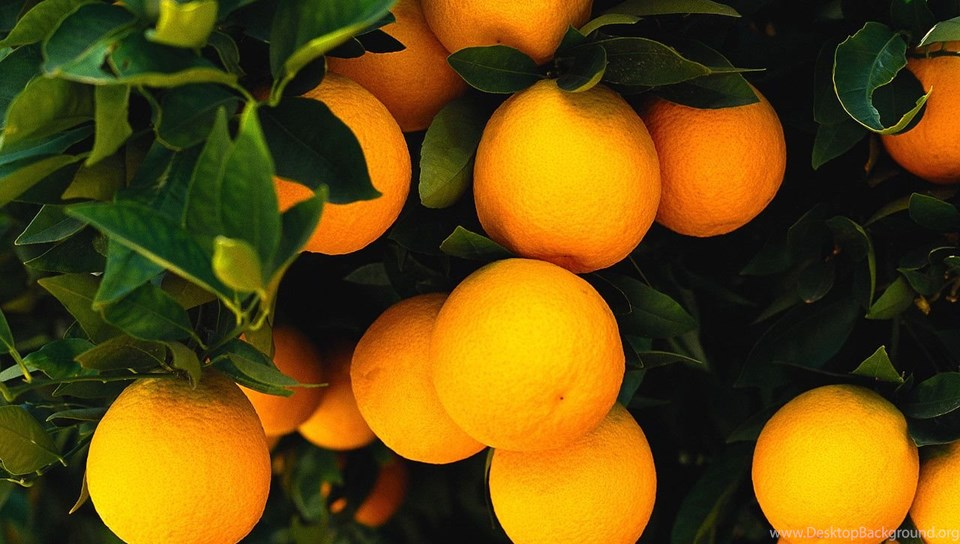
#> input picture image/orange.jpg, 960 x 544 px
$ jupyter execute praktikum-1.ipynb
#> lines starting #> are read from the running program, lines starting #| are printed output that depends on the picture; after the words box and inside, x2 and y2 are one past the last pixel; in counts of white or black regions, pixels touching at a corner belong together
### Import Library

[cell 1]
import cv2
from matplotlib import pyplot as plt

### Read image with Open Cv

[cell 2]
img = cv2.imread("image/orange.jpg")
#> img is the input picture: shape (544, 960, 3); mean B, G, R 12.9, 75.3, 102.5

### Show image

[cell 3]
cv2.imshow('Image',img)
cv2.waitKey(0)
cv2.destroyAllWindows()

### Image dimension

[cell 4]
print(img.shape)
#| (544, 960, 3)

### RGB to grayscale with opencv function

[cell 5]
gray = cv2.cvtColor(img, cv2.COLOR_BGR2GRAY)
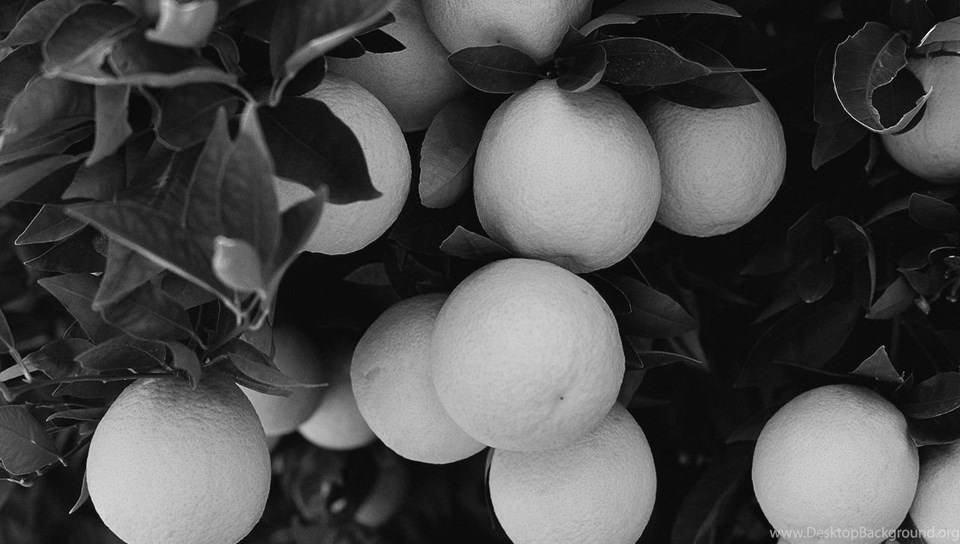
#> gray: shape (544, 960); min 0, max 252, mean 76.3

[cell 6]
cv2.imshow("Gray",gray)
cv2.waitKey(0)
cv2.destroyAllWindows()

[cell 7]
print(gray.shape)
#| (544, 960)

### Grayscale to binary with opencv function

[cell 8]
(thresh, binary) = cv2.threshold(gray, 128, 255, cv2.THRESH_BINARY | cv2.THRESH_OTSU)
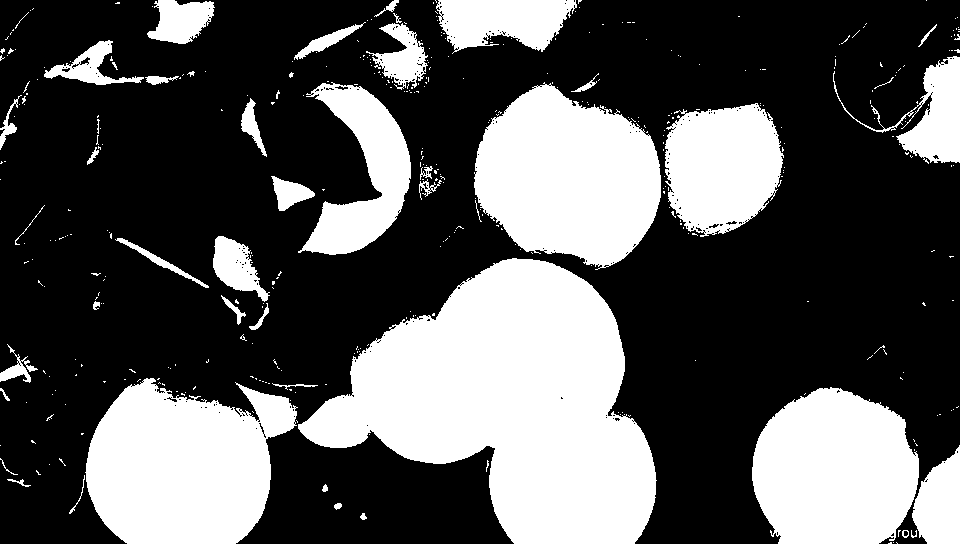
#> binary: shape (544, 960); 34.2% white; 409 white regions (364 under 20 px), largest, box (x1, y1, x2, y2) and area: (298, 258, 657, 544) 59556, (85, 378, 298, 544) 25705, (474, 82, 661, 270) 24781
#> thresh = 96

[cell 9]
cv2.imshow("Gray",binary)
cv2.waitKey(0)
cv2.destroyAllWindows()

[cell 10]
print(binary.shape)
#| (544, 960)

### Save image as file

[cell 11]
cv2.imwrite("image/hasil-binary.png",binary)
#> Out = True

$ run again, with image/citra.jpg copied over image/orange.jpg
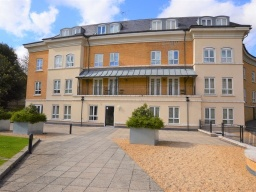
#> input picture image/citra.jpg, 256 x 192 px
#> img is the input picture: shape (192, 256, 3); mean B, G, R 136.1, 146.8, 159.2
#| (192, 256, 3)
#> `gray = cv2.cvtColor(img, cv2.COLOR_BGR2GRAY)`:
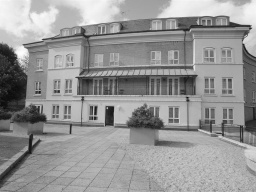
#> gray: shape (192, 256); min 9, max 253, mean 149.3
#| (192, 256)
#> `(thresh, binary) = cv2.threshold(gray, 128, 255, cv2.THRESH_BINARY | c..`:
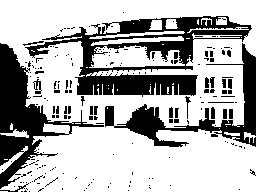
#> binary: shape (192, 256); 69.8% white; 200 black regions (173 under 20 px), largest, box (x1, y1, x2, y2) and area: (25, 16, 252, 97) 6182, (0, 43, 104, 189) 4060, (105, 43, 256, 147) 3080
#> thresh = 132
#| (192, 256)
#> Out = True

$ run again, with image/res.jpg copied over image/orange.jpg
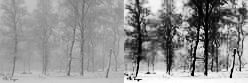
#> input picture image/res.jpg, 248 x 83 px
#> img is the input picture: shape (83, 248, 3); min 0, max 255, mean 144.9
#| (83, 248, 3)
#| (83, 248)
#> `(thresh, binary) = cv2.threshold(gray, 128, 255, cv2.THRESH_BINARY | c..`:
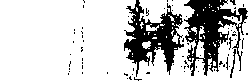
#> binary: shape (83, 248); 78.1% white; 72 black regions (69 under 20 px), largest, box (x1, y1, x2, y2) and area: (184, 0, 248, 76) 2213, (124, 0, 184, 77) 1976, (230, 49, 236, 78) 50
#> thresh = 113
#| (83, 248)
#> Out = True

$ run again, with image/I00004B.bmp saved as image/orange.jpg
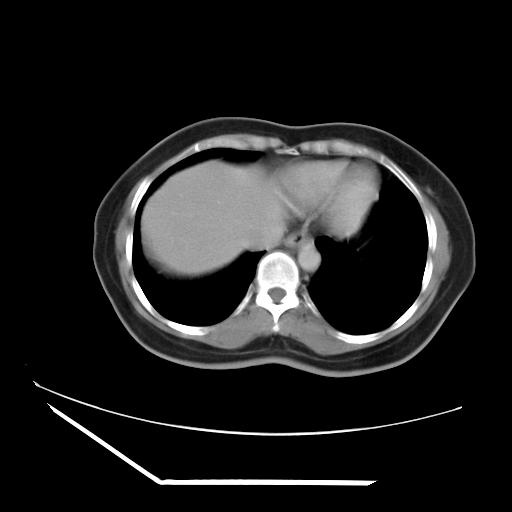
#> input picture image/I00004B.bmp, 512 x 512 px
#> img is the input picture: shape (512, 512, 3); min 0, max 255, mean 29.2
#| (512, 512, 3)
#| (512, 512)
#> `(thresh, binary) = cv2.threshold(gray, 128, 255, cv2.THRESH_BINARY | c..`:
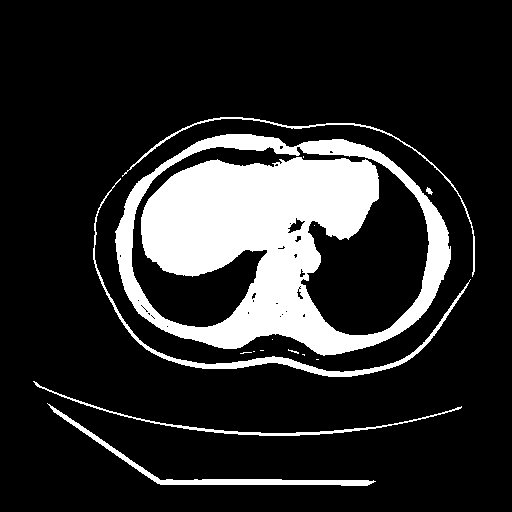
#> binary: shape (512, 512); 16.4% white; 15 white regions (9 under 20 px), largest, box (x1, y1, x2, y2) and area: (115, 134, 451, 356) 36926, (93, 178, 471, 377) 2270, (47, 403, 376, 486) 1806, (33, 381, 462, 436) 1059, (122, 117, 475, 277) 921, (426, 187, 433, 195) 30
#> thresh = 80
#| (512, 512)
#> Out = True
